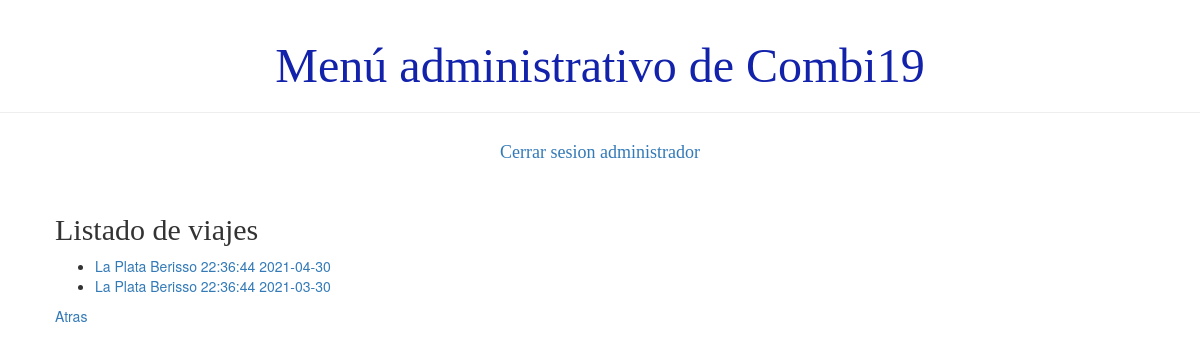
The app's page /usuario/listaViaje with its own data.
### demo1/models.py (models this page shows, shortened)
class Viaje(models.Model):
    ruta = models.ForeignKey(Ruta, on_delete=models.CASCADE)
    insumos = models.ManyToManyField(Insumo)
    fecha = models.DateField()
    precio = models.FloatField()
    asientos = models.IntegerField()
    def __str__(self):
        return '%s %s' % (str(self.ruta), str(self.fecha))
    class Meta:
        unique_together = ('ruta', 'fecha',)

class Ruta(models.Model):
    combi = models.ForeignKey(Combi, on_delete=models.CASCADE)
    origen = models.ForeignKey(Lugar, on_delete=models.CASCADE, related_name='origen')
    destino = models.ForeignKey(Lugar, on_delete=models.CASCADE, related_name='destino')
    hora = models.TimeField()
    distancia = models.IntegerField()
    def __str__(self):
        return '%s %s %s' % (self.origen.nombre_de_lugar, self.destino.nombre_de_lugar, str(self.hora))

class Lugar(models.Model):
    nombre_de_lugar = models.CharField(max_length=50)
    provincia = models.CharField(max_length=40)

### demo1/views.py (the view)
# urls.py: path('usuario/listaViaje', views.listado_viaje ,name='listado_viaje'),
def listado_viaje(request):
    viajes=Viaje.objects.all()
    return render(request, 'demo1/listados/listado_viaje.html', {'viajes':viajes})

### demo1/templates/demo1/listados/listado_viaje.html
{% extends 'demo1/base.html' %}
{% block content %}
    <h2>Listado de viajes</h2>
    <div>
        <ul>
        {% for viaje in viajes %}
            <li><a href="{% url 'detalle_viaje' pk=viaje.pk%}">{{ viaje }}</a></li>
        {% endfor %}
        </ul>
    </div>
    <div><a href="{% url 'principal' %}">Atras</a></div>
{% endblock %}

### demo1/static/css/demo1.css (style rules this page uses)
h1, h2, h3, h4 { font-family: 'Lobster', cursive; }

### records on screen
Viaje: ruta+fecha "La Plata Berisso 22:36:44 2021-04-30"
Viaje: ruta+fecha "La Plata Berisso 22:36:44 2021-03-30"
